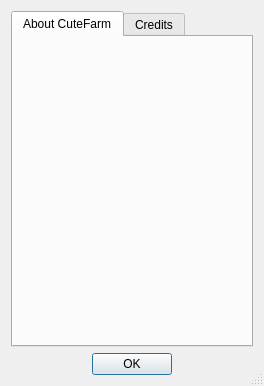
<?xml version="1.0" encoding="UTF-8"?>
<ui version="4.0">
 <class>AboutDlgClass</class>
 <widget class="QDialog" name="AboutDlgClass">
  <property name="geometry">
   <rect>
    <x>0</x>
    <y>0</y>
    <width>264</width>
    <height>386</height>
   </rect>
  </property>
  <property name="windowTitle">
   <string notr="true">CuteFarm</string>
  </property>
  <property name="sizeGripEnabled">
   <bool>true</bool>
  </property>
  <layout class="QVBoxLayout" name="verticalLayout">
   <item>
    <widget class="QTabWidget" name="tabWidget">
     <property name="currentIndex">
      <number>0</number>
     </property>
     <widget class="QWidget" name="tab">
      <attribute name="title">
       <string>About CuteFarm</string>
      </attribute>
      <layout class="QVBoxLayout" name="verticalLayout_3">
       <item>
        <widget class="QLabel" name="label">
         <property name="minimumSize">
          <size>
           <width>0</width>
           <height>96</height>
          </size>
         </property>
         <property name="maximumSize">
          <size>
           <width>16777215</width>
           <height>96</height>
          </size>
         </property>
         <property name="text">
          <string/>
         </property>
         <property name="pixmap">
          <pixmap resource="../res/res.qrc">:/pic/ladybug50.png</pixmap>
         </property>
         <property name="alignment">
          <set>Qt::AlignCenter</set>
         </property>
        </widget>
       </item>
       <item>
        <widget class="QLabel" name="labelAbout">
         <property name="alignment">
          <set>Qt::AlignHCenter|Qt::AlignTop</set>
         </property>
         <property name="wordWrap">
          <bool>true</bool>
         </property>
        </widget>
       </item>
      </layout>
     </widget>
     <widget class="QWidget" name="tab_2">
      <attribute name="title">
       <string>Credits</string>
      </attribute>
      <layout class="QVBoxLayout" name="verticalLayout_2">
       <item>
        <widget class="QLabel" name="label_2">
         <property name="minimumSize">
          <size>
           <width>0</width>
           <height>51</height>
          </size>
         </property>
         <property name="maximumSize">
          <size>
           <width>16777215</width>
           <height>51</height>
          </size>
         </property>
         <property name="text">
          <string/>
         </property>
         <property name="pixmap">
          <pixmap resource="../res/res.qrc">:/pic/crop.png</pixmap>
         </property>
         <property name="alignment">
          <set>Qt::AlignCenter</set>
         </property>
        </widget>
       </item>
       <item>
        <widget class="QLabel" name="labelCredits">
         <property name="alignment">
          <set>Qt::AlignHCenter|Qt::AlignTop</set>
         </property>
         <property name="wordWrap">
          <bool>true</bool>
         </property>
        </widget>
       </item>
      </layout>
     </widget>
    </widget>
   </item>
   <item>
    <widget class="QDialogButtonBox" name="buttonBox">
     <property name="standardButtons">
      <set>QDialogButtonBox::Ok</set>
     </property>
     <property name="centerButtons">
      <bool>true</bool>
     </property>
    </widget>
   </item>
  </layout>
 </widget>
 <layoutdefault spacing="6" margin="11"/>
 <resources>
  <include location="../res/res.qrc"/>
  <include location="../res/res.qrc"/>
  <include location="../res/res.qrc"/>
  <include location="../res/res.qrc"/>
  <include location="../res/res.qrc"/>
  <include location="../res/res.qrc"/>
  <include location="../res/res.qrc"/>
  <include location="../res/res.qrc"/>
 </resources>
 <connections>
  <connection>
   <sender>buttonBox</sender>
   <signal>accepted()</signal>
   <receiver>AboutDlgClass</receiver>
   <slot>accept()</slot>
   <hints>
    <hint type="sourcelabel">
     <x>269</x>
     <y>244</y>
    </hint>
    <hint type="destinationlabel">
     <x>229</x>
     <y>265</y>
    </hint>
   </hints>
  </connection>
 </connections>
</ui>
